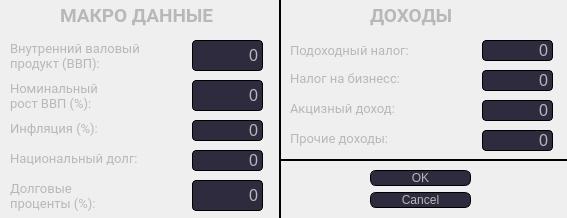
<?xml version="1.0" encoding="UTF-8"?>
<ui version="4.0">
 <class>DataEditingWindow</class>
 <widget class="QDialog" name="DataEditingWindow">
  <property name="geometry">
   <rect>
    <x>0</x>
    <y>0</y>
    <width>567</width>
    <height>218</height>
   </rect>
  </property>
  <property name="windowTitle">
   <string>Панель редактирования макро данных</string>
  </property>
  <property name="windowIcon">
   <iconset>
    <normaloff>../../Downloads/edit.png</normaloff>../../Downloads/edit.png</iconset>
  </property>
  <property name="styleSheet">
   <string notr="true">.DataEditingWindow {
	background-color: #221f2e;
}

.QDialogButtonBox {
	color:rgb(184, 184, 184);
	background: #2e2b3f;
	border-style: outset;
	border-radius: 6px;
	border-color: rgb(0, 0, 0);
	border-width: 1px 1px 1px 1px;
}

.QLineEdit {
	color:rgb(184, 184, 184);
	background: #2e2b3f;
	border-style: outset;
	border-radius: 4px;
	border-width: 1px 1px 1px 1px;
}

.QLabel {
	color:rgb(184, 184, 184);
}</string>
  </property>
  <widget class="QDialogButtonBox" name="buttonBox">
   <property name="geometry">
    <rect>
     <x>370</x>
     <y>170</y>
     <width>101</width>
     <height>41</height>
    </rect>
   </property>
   <property name="font">
    <font>
     <pointsize>12</pointsize>
    </font>
   </property>
   <property name="styleSheet">
    <string notr="true">color:rgb(184, 184, 184);
background: #2e2b3f;
border-style: outset;
border-radius: 6px;
border-color: rgb(0, 0, 0);
border-width: 1px 1px 1px 1px;
</string>
   </property>
   <property name="orientation">
    <enum>Qt::Vertical</enum>
   </property>
   <property name="standardButtons">
    <set>QDialogButtonBox::Cancel|QDialogButtonBox::Ok</set>
   </property>
  </widget>
  <widget class="QLineEdit" name="enterIncomeTax">
   <property name="geometry">
    <rect>
     <x>482</x>
     <y>40</y>
     <width>71</width>
     <height>21</height>
    </rect>
   </property>
   <property name="font">
    <font>
     <pointsize>12</pointsize>
    </font>
   </property>
   <property name="text">
    <string>0</string>
   </property>
   <property name="alignment">
    <set>Qt::AlignRight|Qt::AlignTrailing|Qt::AlignVCenter</set>
   </property>
  </widget>
  <widget class="QLabel" name="label">
   <property name="geometry">
    <rect>
     <x>290</x>
     <y>40</y>
     <width>121</width>
     <height>21</height>
    </rect>
   </property>
   <property name="font">
    <font>
     <family>Roboto</family>
     <pointsize>10</pointsize>
    </font>
   </property>
   <property name="text">
    <string>Подоходный налог:</string>
   </property>
  </widget>
  <widget class="QLabel" name="label_2">
   <property name="geometry">
    <rect>
     <x>290</x>
     <y>70</y>
     <width>111</width>
     <height>16</height>
    </rect>
   </property>
   <property name="font">
    <font>
     <family>Roboto</family>
     <pointsize>10</pointsize>
    </font>
   </property>
   <property name="text">
    <string>Налог на бизнесс:</string>
   </property>
  </widget>
  <widget class="QLabel" name="label_3">
   <property name="geometry">
    <rect>
     <x>290</x>
     <y>100</y>
     <width>121</width>
     <height>16</height>
    </rect>
   </property>
   <property name="font">
    <font>
     <family>Roboto</family>
     <pointsize>10</pointsize>
    </font>
   </property>
   <property name="text">
    <string>Акцизный доход:</string>
   </property>
  </widget>
  <widget class="QLineEdit" name="enterBusinessTax">
   <property name="geometry">
    <rect>
     <x>482</x>
     <y>70</y>
     <width>71</width>
     <height>21</height>
    </rect>
   </property>
   <property name="font">
    <font>
     <pointsize>12</pointsize>
    </font>
   </property>
   <property name="text">
    <string>0</string>
   </property>
   <property name="alignment">
    <set>Qt::AlignRight|Qt::AlignTrailing|Qt::AlignVCenter</set>
   </property>
  </widget>
  <widget class="QLineEdit" name="enterExciseIncome">
   <property name="geometry">
    <rect>
     <x>482</x>
     <y>100</y>
     <width>71</width>
     <height>21</height>
    </rect>
   </property>
   <property name="font">
    <font>
     <pointsize>12</pointsize>
    </font>
   </property>
   <property name="text">
    <string>0</string>
   </property>
   <property name="alignment">
    <set>Qt::AlignRight|Qt::AlignTrailing|Qt::AlignVCenter</set>
   </property>
  </widget>
  <widget class="QLabel" name="label_4">
   <property name="geometry">
    <rect>
     <x>290</x>
     <y>130</y>
     <width>111</width>
     <height>16</height>
    </rect>
   </property>
   <property name="font">
    <font>
     <family>Roboto</family>
     <pointsize>10</pointsize>
    </font>
   </property>
   <property name="text">
    <string>Прочие доходы:</string>
   </property>
  </widget>
  <widget class="QLineEdit" name="enterOtherIncome">
   <property name="geometry">
    <rect>
     <x>482</x>
     <y>130</y>
     <width>71</width>
     <height>21</height>
    </rect>
   </property>
   <property name="font">
    <font>
     <pointsize>12</pointsize>
    </font>
   </property>
   <property name="layoutDirection">
    <enum>Qt::LeftToRight</enum>
   </property>
   <property name="text">
    <string>0</string>
   </property>
   <property name="alignment">
    <set>Qt::AlignRight|Qt::AlignTrailing|Qt::AlignVCenter</set>
   </property>
  </widget>
  <widget class="Line" name="line">
   <property name="geometry">
    <rect>
     <x>280</x>
     <y>150</y>
     <width>331</width>
     <height>20</height>
    </rect>
   </property>
   <property name="frameShadow">
    <enum>QFrame::Plain</enum>
   </property>
   <property name="lineWidth">
    <number>2</number>
   </property>
   <property name="orientation">
    <enum>Qt::Horizontal</enum>
   </property>
  </widget>
  <widget class="Line" name="line_2">
   <property name="geometry">
    <rect>
     <x>270</x>
     <y>0</y>
     <width>20</width>
     <height>471</height>
    </rect>
   </property>
   <property name="frameShadow">
    <enum>QFrame::Plain</enum>
   </property>
   <property name="lineWidth">
    <number>2</number>
   </property>
   <property name="orientation">
    <enum>Qt::Vertical</enum>
   </property>
  </widget>
  <widget class="QLabel" name="label_5">
   <property name="geometry">
    <rect>
     <x>370</x>
     <y>0</y>
     <width>121</width>
     <height>31</height>
    </rect>
   </property>
   <property name="font">
    <font>
     <family>Roboto</family>
     <pointsize>14</pointsize>
     <weight>75</weight>
     <bold>true</bold>
    </font>
   </property>
   <property name="text">
    <string>ДОХОДЫ</string>
   </property>
  </widget>
  <widget class="QLabel" name="label_6">
   <property name="geometry">
    <rect>
     <x>60</x>
     <y>0</y>
     <width>181</width>
     <height>31</height>
    </rect>
   </property>
   <property name="font">
    <font>
     <family>Roboto</family>
     <pointsize>14</pointsize>
     <weight>75</weight>
     <bold>true</bold>
    </font>
   </property>
   <property name="text">
    <string>МАКРО ДАННЫЕ</string>
   </property>
  </widget>
  <widget class="QLabel" name="label_7">
   <property name="geometry">
    <rect>
     <x>10</x>
     <y>40</y>
     <width>131</width>
     <height>31</height>
    </rect>
   </property>
   <property name="font">
    <font>
     <family>Roboto</family>
     <pointsize>10</pointsize>
     <weight>50</weight>
     <bold>false</bold>
    </font>
   </property>
   <property name="text">
    <string>Внутренний валовый 
продукт (ВВП):</string>
   </property>
  </widget>
  <widget class="QLineEdit" name="enterGDP">
   <property name="geometry">
    <rect>
     <x>192</x>
     <y>40</y>
     <width>71</width>
     <height>31</height>
    </rect>
   </property>
   <property name="font">
    <font>
     <pointsize>12</pointsize>
    </font>
   </property>
   <property name="text">
    <string>0</string>
   </property>
   <property name="alignment">
    <set>Qt::AlignRight|Qt::AlignTrailing|Qt::AlignVCenter</set>
   </property>
  </widget>
  <widget class="QLabel" name="label_8">
   <property name="geometry">
    <rect>
     <x>10</x>
     <y>120</y>
     <width>131</width>
     <height>16</height>
    </rect>
   </property>
   <property name="font">
    <font>
     <family>Roboto</family>
     <pointsize>10</pointsize>
    </font>
   </property>
   <property name="text">
    <string>Инфляция (%):</string>
   </property>
  </widget>
  <widget class="QLineEdit" name="enterNominalGrow">
   <property name="geometry">
    <rect>
     <x>192</x>
     <y>80</y>
     <width>71</width>
     <height>31</height>
    </rect>
   </property>
   <property name="font">
    <font>
     <pointsize>12</pointsize>
    </font>
   </property>
   <property name="text">
    <string>0</string>
   </property>
   <property name="alignment">
    <set>Qt::AlignRight|Qt::AlignTrailing|Qt::AlignVCenter</set>
   </property>
  </widget>
  <widget class="QLabel" name="label_9">
   <property name="geometry">
    <rect>
     <x>10</x>
     <y>80</y>
     <width>151</width>
     <height>31</height>
    </rect>
   </property>
   <property name="font">
    <font>
     <family>Roboto</family>
     <pointsize>10</pointsize>
    </font>
   </property>
   <property name="text">
    <string>Номинальный
рост ВВП (%):</string>
   </property>
  </widget>
  <widget class="QLineEdit" name="enterInflation">
   <property name="geometry">
    <rect>
     <x>192</x>
     <y>120</y>
     <width>71</width>
     <height>21</height>
    </rect>
   </property>
   <property name="font">
    <font>
     <pointsize>12</pointsize>
    </font>
   </property>
   <property name="text">
    <string>0</string>
   </property>
   <property name="alignment">
    <set>Qt::AlignRight|Qt::AlignTrailing|Qt::AlignVCenter</set>
   </property>
  </widget>
  <widget class="QLabel" name="label_10">
   <property name="geometry">
    <rect>
     <x>10</x>
     <y>150</y>
     <width>131</width>
     <height>16</height>
    </rect>
   </property>
   <property name="font">
    <font>
     <family>Roboto</family>
     <pointsize>10</pointsize>
    </font>
   </property>
   <property name="text">
    <string>Национальный долг:</string>
   </property>
  </widget>
  <widget class="QLabel" name="label_11">
   <property name="geometry">
    <rect>
     <x>10</x>
     <y>180</y>
     <width>121</width>
     <height>31</height>
    </rect>
   </property>
   <property name="font">
    <font>
     <family>Roboto</family>
     <pointsize>10</pointsize>
    </font>
   </property>
   <property name="text">
    <string>Долговые
проценты (%):</string>
   </property>
  </widget>
  <widget class="QLineEdit" name="enterDebt">
   <property name="geometry">
    <rect>
     <x>192</x>
     <y>150</y>
     <width>71</width>
     <height>21</height>
    </rect>
   </property>
   <property name="font">
    <font>
     <pointsize>12</pointsize>
    </font>
   </property>
   <property name="text">
    <string>0</string>
   </property>
   <property name="alignment">
    <set>Qt::AlignRight|Qt::AlignTrailing|Qt::AlignVCenter</set>
   </property>
  </widget>
  <widget class="QLineEdit" name="enterDebtPercentage">
   <property name="geometry">
    <rect>
     <x>192</x>
     <y>180</y>
     <width>71</width>
     <height>31</height>
    </rect>
   </property>
   <property name="font">
    <font>
     <pointsize>12</pointsize>
    </font>
   </property>
   <property name="text">
    <string>0</string>
   </property>
   <property name="alignment">
    <set>Qt::AlignRight|Qt::AlignTrailing|Qt::AlignVCenter</set>
   </property>
  </widget>
 </widget>
 <resources/>
 <connections>
  <connection>
   <sender>buttonBox</sender>
   <signal>accepted()</signal>
   <receiver>DataEditingWindow</receiver>
   <slot>accept()</slot>
   <hints>
    <hint type="sourcelabel">
     <x>248</x>
     <y>254</y>
    </hint>
    <hint type="destinationlabel">
     <x>157</x>
     <y>274</y>
    </hint>
   </hints>
  </connection>
  <connection>
   <sender>buttonBox</sender>
   <signal>rejected()</signal>
   <receiver>DataEditingWindow</receiver>
   <slot>reject()</slot>
   <hints>
    <hint type="sourcelabel">
     <x>316</x>
     <y>260</y>
    </hint>
    <hint type="destinationlabel">
     <x>286</x>
     <y>274</y>
    </hint>
   </hints>
  </connection>
 </connections>
</ui>
